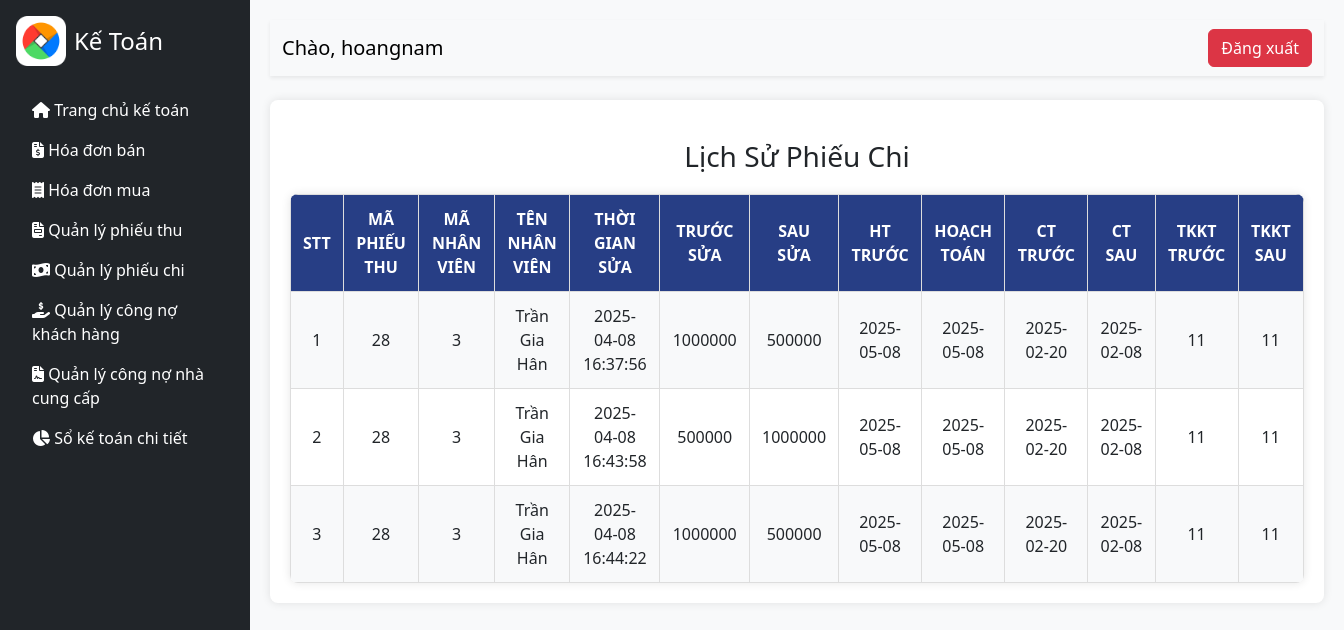
/index.php?act=lichsu-pc&id=28 (signed in), run on the app's committed database.
### tables this page shows
CREATE TABLE `lichsu_phieuchi` (
  `LSC_ID` int(11) NOT NULL,
  `PC_ID` int(11) DEFAULT NULL,
  `LSC_MANV` int(11) DEFAULT NULL,
  `LSC_THOIGIAN` datetime DEFAULT current_timestamp(),
  `LSC_TRUOC_SUA` decimal(15,0) DEFAULT NULL,
  `LSC_SAU_SUA` decimal(15,0) DEFAULT NULL,
  `LSC_HTOAN_TRUOC` date DEFAULT NULL,
  `LSC_HTOAN` date DEFAULT NULL,
  `LSC_CTU_TRUOC` date DEFAULT NULL,
  `LSC_CTU` date DEFAULT NULL,
  `TKKT_TRUOC` int(11) NOT NULL,
  `TKKT_ID` int(11) DEFAULT NULL
);

CREATE TABLE `nhan_vien` (
  `NV_ID` int(11) NOT NULL,
  `NV_HOTEN` varchar(30) NOT NULL,
  `NV_NAMSINH` date NOT NULL,
  `NV_EMAIL` varchar(30) NOT NULL,
  `NV_SDT` varchar(15) NOT NULL,
  `NV_DIACHI` varchar(50) NOT NULL,
  `NV_CHUCVU` varchar(50) NOT NULL
);

### model/nhacungcap.php (called while the page is built, shortened)
<?php
function get_lichsu_phieuchi($lspt){
    $conn = ketnoidb();
    $sql = "SELECT l.*, n.NV_HOTEN
            FROM lichsu_phieuchi l
            JOIN nhan_vien n ON l.LSC_MANV = n.NV_ID
            WHERE l.PC_ID = :lspt";
    $stmt = $conn->prepare($sql);
    $stmt->bindParam(':lspt', $lspt, PDO::PARAM_INT);
    $stmt->execute();
    $stmt->setFetchMode(PDO::FETCH_ASSOC);
    $kq = $stmt->fetchAll();
    return $kq;
}
?>

### ketoan/lichsu_pc.php (the view, shortened to what this page needs)
<!DOCTYPE html>
<html lang="en">
<head>
    <link rel="stylesheet" href="view/CSS/ketoan.css">
    <link href="https://cdn.jsdelivr.net/npm/bootstrap@5.3.3/dist/css/bootstrap.min.css" rel="stylesheet">
    <link rel="stylesheet" href="https://cdnjs.cloudflare.com/ajax/libs/font-awesome/6.5.1/css/all.min.css">
</head>
<body>
     <div class="d-flex" id="wrapper">
        <div class="bg-dark text-white p-3" id="sidebar">
            <div class="d-flex align-items-center">
                <img src="images/logo.png" alt="Logo" class="img-fluid me-2" style="max-height: 50px;">
                <h4 class="mb-0">Kế Toán</h4>
            </div>
            <ul class="nav flex-column">
                <br>
                <li class="nav-item"><a href="index.php?act=ketoan" class="nav-link text-white"><i class="fas fa-home"></i> Trang chủ kế toán</a></li>
                <li class="nav-item"><a href="index.php?act=hdban" class="nav-link text-white"><i class="fas fa-file-invoice-dollar"></i> Hóa đơn bán</a></li>
                <li class="nav-item"><a href="index.php?act=hdmua" class="nav-link text-white"><i class="fas fa-receipt"></i> Hóa đơn mua</a></li>
                <li class="nav-item"><a href="index.php?act=dsphieuthu" class="nav-link text-white"><i class="fas fa-file-invoice"></i> Quản lý phiếu thu</a></li>
                <li class="nav-item"><a href="index.php?act=dsphieuchi" class="nav-link text-white"><i class="fas fa-money-bill-wave"></i> Quản lý phiếu chi</a></li>
                <li class="nav-item"><a href="index.php?act=CusDebt" class="nav-link text-white"><i class="fas fa-hand-holding-usd"></i> Quản lý công nợ khách hàng</a></li>
                <li class="nav-item"><a href="index.php?act=debttosupplier" class="nav-link text-white"><i class="fas fa-file-contract"></i> Quản lý công nợ nhà cung cấp</a></li>
                <li class="nav-item"><a href="index.php?act=soketoan" class="nav-link text-white"><i class="fas fa-chart-pie"></i> Sổ kế toán chi tiết</a></li>
            </ul>
        </div>
        <div id="page-content" class="w-100">
            <nav class="navbar navbar-expand-lg navbar-light bg-light shadow-sm">
                <div class="container-fluid">
                    <span class="navbar-brand">Chào, <?php echo $_SESSION['username']; ?></span>
                    <div class="out">
                        <a href="index.php?act=thoat"><button class="btn btn-danger" onclick="logout()">Đăng xuất</button></a>
                    </div>
                </div>
            </nav>
            <div class="container mt-4">
                <h3>Lịch Sử Phiếu Chi</h3>
                <table class="category-table">
                    <tr>
                        <th>STT</th>
                        <th>Mã phiếu thu</th>
                        <th>Mã nhân viên</th>
                        <th>Tên nhân viên</th>
                        <th>Thời gian sửa</th>
                        <th>Trước sửa</th>
                        <th>Sau sửa</th>
                        <th>HT trước</th>
                        <th>Hoạch toán</th>
                        <th>CT trước</th>
                        <th>CT sau</th>
                        <th>TKKT trước</th>
                        <th>TKKT sau</th>
                    </tr>
                    <?php
                                if(isset($lspc) && (count($lspc) > 0)){
                                    $i=1;
                                    foreach ($lspc as $ls) {
                                        echo '<tr>
                                                <td>'.$i.'</td>
                                                <td>'.$ls['PC_ID'].'</td>
                                                <td>'.$ls['LSC_MANV'].'</td>
                                                <td>'.$ls['NV_HOTEN'].'</td>
                                                <td>'.$ls['LSC_THOIGIAN'].'</td>
                                                <td>'.$ls['LSC_TRUOC_SUA'].'</td>
                                                <td>'.$ls['LSC_SAU_SUA'].'</td>
                                                <td>'.$ls['LSC_HTOAN_TRUOC'].'</td>
                                                <td>'.$ls['LSC_HTOAN'].'</td>
                                                <td>'.$ls['LSC_CTU_TRUOC'].'</td>
                                                <td>'.$ls['LSC_CTU'].'</td>
                                                <td>'.$ls['TKKT_TRUOC'].'</td>
                                                <td>'.$ls['TKKT_ID'].'</td>
                                            </tr>';
                                            $i++;
                                    }
                                }else {
                                    echo '<tr><td colspan="13" style="text-align:center;">Không có lịch sử</td></tr>';
                                }
                                ?>
                </table>
            </div>
        </div>
    </div>
</body>
</html>

### view/CSS/ketoan.css (style rules this page uses)
body { font-family: Arial, sans-serif; }
#wrapper { display: flex; }
#sidebar { width: 250px; height: 100vh; position: fixed; }
#page-content { margin-left: 250px; padding: 20px; width: 100%; }

### ketoan/lichsu_pc.php (style rules this page uses)
body { background-color: #f8f9fa; }
.nav-link { transition: background-color 0.3s ease, color 0.3s ease; }
.container { max-width: 100%; background: white; padding: 20px; border-radius: 8px; margin-top: 20px; box-shadow: 0 0 10px rgba(0, 0, 0, 0.1); }
h3 { margin-top: 20px; margin-bottom: 20px; text-align: center; }
.category-table { width: 100%; border-collapse: collapse; background: #fff; box-shadow: 0px 0px 10px rgba(0, 0, 0, 0.1); border-radius: 8px; overflow: hidden; }
.category-table th, .category-table td { padding: 12px; text-align: center; border: 1px solid #ddd; }
.category-table th { background: rgb(39, 62, 133); color: white; font-weight: bold; text-transform: uppercase; }
.category-table tr:nth-child(even) { background: #f8f9fa; }

### data on the page
lichsu_phieuchi: PC_ID "28", LSC_MANV "3", LSC_MANV.NV_HOTEN "Trần Gia Hân", LSC_THOIGIAN "2025-04-08 16:37:56", LSC_TRUOC_SUA "1000000", LSC_SAU_SUA "500000", LSC_HTOAN_TRUOC "2025-05-08", LSC_HTOAN "2025-05-08", LSC_CTU_TRUOC "2025-02-20", LSC_CTU "2025-02-08", TKKT_TRUOC "11", TKKT_ID "11"
lichsu_phieuchi: PC_ID "28", LSC_MANV "3", LSC_MANV.NV_HOTEN "Trần Gia Hân", LSC_THOIGIAN "2025-04-08 16:43:58", LSC_TRUOC_SUA "500000", LSC_SAU_SUA "1000000", LSC_HTOAN_TRUOC "2025-05-08", LSC_HTOAN "2025-05-08", LSC_CTU_TRUOC "2025-02-20", LSC_CTU "2025-02-08", TKKT_TRUOC "11", TKKT_ID "11"
lichsu_phieuchi: PC_ID "28", LSC_MANV "3", LSC_MANV.NV_HOTEN "Trần Gia Hân", LSC_THOIGIAN "2025-04-08 16:44:22", LSC_TRUOC_SUA "1000000", LSC_SAU_SUA "500000", LSC_HTOAN_TRUOC "2025-05-08", LSC_HTOAN "2025-05-08", LSC_CTU_TRUOC "2025-02-20", LSC_CTU "2025-02-08", TKKT_TRUOC "11", TKKT_ID "11"

### other printed values
$_SESSION['username'] "hoangnam"
